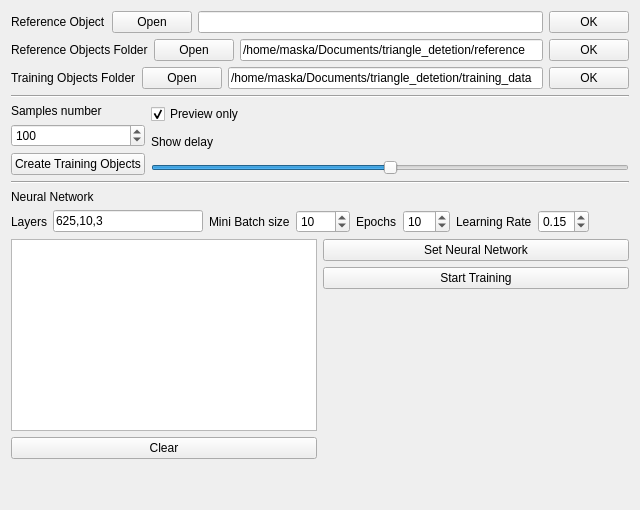
      <widget class="QWidget" name="tab_3">
       <attribute name="title">
        <string>Neural Network</string>
       </attribute>
       <layout class="QVBoxLayout" name="verticalLayout_17">
        <item>
         <layout class="QVBoxLayout" name="verticalLayout_16">
          <item>
           <layout class="QHBoxLayout" name="horizontalLayout_15">
            <property name="topMargin">
             <number>0</number>
            </property>
            <item>
             <widget class="QLabel" name="label_3">
              <property name="text">
               <string>Reference Object</string>
              </property>
             </widget>
            </item>
            <item>
             <widget class="QPushButton" name="nnOpenReferenceObjectButton">
              <property name="text">
               <string>Open</string>
              </property>
             </widget>
            </item>
            <item>
             <layout class="QVBoxLayout" name="verticalLayout_18">
              <property name="topMargin">
               <number>0</number>
              </property>
              <item>
               <widget class="QLineEdit" name="nnReferenceObjectLineEdit">
                <property name="text">
                 <string/>
                </property>
               </widget>
              </item>
             </layout>
            </item>
            <item>
             <widget class="QPushButton" name="nnOpenReferenceObjectOKButton">
              <property name="text">
               <string>OK</string>
              </property>
             </widget>
            </item>
           </layout>
          </item>
          <item>
           <layout class="QHBoxLayout" name="horizontalLayout_16">
            <property name="topMargin">
             <number>0</number>
            </property>
            <item>
             <widget class="QLabel" name="label_4">
              <property name="text">
               <string>Reference Objects Folder</string>
              </property>
             </widget>
            </item>
            <item>
             <widget class="QPushButton" name="nnOpenReferenceObjectsFolderButton">
              <property name="text">
               <string>Open</string>
              </property>
             </widget>
            </item>
            <item>
             <widget class="QLineEdit" name="nnReferenceObjectsFolderLineEdit">
              <property name="text">
               <string>/home/maska/Documents/triangle_detetion/reference</string>
              </property>
             </widget>
            </item>
            <item>
             <widget class="QPushButton" name="nnOpenReferenceObjectsFolderOKButton">
              <property name="text">
               <string>OK</string>
              </property>
             </widget>
            </item>
           </layout>
          </item>
          <item>
           <layout class="QHBoxLayout" name="horizontalLayout_17">
            <property name="topMargin">
             <number>0</number>
            </property>
            <item>
             <widget class="QLabel" name="label_5">
              <property name="text">
               <string>Training Objects Folder</string>
              </property>
             </widget>
            </item>
            <item>
             <widget class="QPushButton" name="nnOpenTrainingObjectsFolderButton">
              <property name="text">
               <string>Open</string>
              </property>
             </widget>
            </item>
            <item>
             <widget class="QLineEdit" name="nnTrainingObjectsFolderLineEdit">
              <property name="text">
               <string>/home/maska/Documents/triangle_detetion/training_data</string>
              </property>
             </widget>
            </item>
            <item>
             <widget class="QPushButton" name="nnOpenTrainingObjectsFolderOKButton">
              <property name="text">
               <string>OK</string>
              </property>
             </widget>
            </item>
           </layout>
          </item>
          <item>
           <widget class="Line" name="line_2">
            <property name="orientation">
             <enum>Qt::Horizontal</enum>
            </property>
           </widget>
          </item>
          <item>
           <layout class="QHBoxLayout" name="horizontalLayout_18">
            <property name="topMargin">
             <number>0</number>
            </property>
            <item>
             <layout class="QVBoxLayout" name="verticalLayout_20">
              <property name="leftMargin">
               <number>0</number>
              </property>
              <item>
               <widget class="QLabel" name="label_7">
                <property name="text">
                 <string>Samples number</string>
                </property>
               </widget>
              </item>
              <item>
               <widget class="QSpinBox" name="trainingSamplesNumSpinBox">
                <property name="minimum">
                 <number>0</number>
                </property>
                <property name="maximum">
                 <number>1000</number>
                </property>
                <property name="value">
                 <number>100</number>
                </property>
               </widget>
              </item>
              <item>
               <widget class="QPushButton" name="createTrainingObjectsButton">
                <property name="text">
                 <string>Create Training Objects</string>
                </property>
               </widget>
              </item>
             </layout>
            </item>
            <item>
             <layout class="QVBoxLayout" name="verticalLayout_19">
              <property name="rightMargin">
               <number>0</number>
              </property>
              <item>
               <widget class="QCheckBox" name="nnCreateTrainingSamplesPreviewCheckBox">
                <property name="text">
                 <string>Preview only</string>
                </property>
                <property name="checked">
                 <bool>true</bool>
                </property>
               </widget>
              </item>
              <item>
               <widget class="QLabel" name="label_6">
                <property name="text">
                 <string>Show delay</string>
                </property>
               </widget>
              </item>
              <item>
               <widget class="QSlider" name="createTrainingObjectsShowDelaySlider">
                <property name="maximum">
                 <number>500</number>
                </property>
                <property name="value">
                 <number>250</number>
                </property>
                <property name="orientation">
                 <enum>Qt::Horizontal</enum>
                </property>
               </widget>
              </item>
             </layout>
            </item>
           </layout>
          </item>
          <item>
           <widget class="Line" name="line_6">
            <property name="orientation">
             <enum>Qt::Horizontal</enum>
            </property>
           </widget>
          </item>
          <item>
           <layout class="QVBoxLayout" name="verticalLayout_21">
            <property name="topMargin">
             <number>0</number>
            </property>
            <property name="bottomMargin">
             <number>0</number>
            </property>
            <item>
             <layout class="QHBoxLayout" name="horizontalLayout_24">
              <property name="topMargin">
               <number>0</number>
              </property>
              <item>
               <widget class="QLabel" name="label_8">
                <property name="text">
                 <string>Neural Network</string>
                </property>
               </widget>
              </item>
             </layout>
            </item>
            <item>
             <layout class="QHBoxLayout" name="horizontalLayout_20">
              <property name="topMargin">
               <number>0</number>
              </property>
             </layout>
            </item>
            <item>
             <layout class="QHBoxLayout" name="horizontalLayout_21">
              <property name="topMargin">
               <number>0</number>
              </property>
              <item>
               <widget class="QLabel" name="label_9">
                <property name="text">
                 <string>Layers</string>
                </property>
               </widget>
              </item>
              <item>
               <widget class="QLineEdit" name="nnLayersLineEdit">
                <property name="minimumSize">
                 <size>
                  <width>150</width>
                  <height>0</height>
                 </size>
                </property>
                <property name="text">
                 <string>625,10,3</string>
                </property>
               </widget>
              </item>
              <item>
               <widget class="QLabel" name="label_10">
                <property name="text">
                 <string>Mini Batch size</string>
                </property>
               </widget>
              </item>
              <item>
               <widget class="QSpinBox" name="nnMiniBatchSizeSpinBox">
                <property name="maximum">
                 <number>1000</number>
                </property>
                <property name="value">
                 <number>10</number>
                </property>
               </widget>
              </item>
              <item>
               <widget class="QLabel" name="label_11">
                <property name="text">
                 <string>Epochs</string>
                </property>
               </widget>
              </item>
              <item>
               <widget class="QSpinBox" name="nnEpochsSpinBox">
                <property name="minimum">
                 <number>1</number>
                </property>
                <property name="maximum">
                 <number>100</number>
                </property>
                <property name="value">
                 <number>10</number>
                </property>
               </widget>
              </item>
              <item>
               <widget class="QLabel" name="label_12">
                <property name="text">
                 <string>Learning Rate</string>
                </property>
               </widget>
              </item>
              <item>
               <widget class="QDoubleSpinBox" name="nnEtaSpinBox">
                <property name="maximum">
                 <double>3.000000000000000</double>
                </property>
                <property name="singleStep">
                 <double>0.010000000000000</double>
                </property>
                <property name="value">
                 <double>0.150000000000000</double>
                </property>
               </widget>
              </item>
              <item>
               <spacer name="horizontalSpacer_2">
                <property name="orientation">
                 <enum>Qt::Horizontal</enum>
                </property>
                <property name="sizeHint" stdset="0">
                 <size>
                  <width>40</width>
                  <height>20</height>
                 </size>
                </property>
               </spacer>
              </item>
             </layout>
            </item>
            <item>
             <layout class="QHBoxLayout" name="horizontalLayout_22">
              <property name="topMargin">
               <number>0</number>
              </property>
              <item>
               <layout class="QVBoxLayout" name="verticalLayout_23">
                <item>
                 <widget class="QPlainTextEdit" name="nnLogTextEdit">
                  <property name="maximumSize">
                   <size>
                    <width>400</width>
                    <height>16777215</height>
                   </size>
                  </property>
                 </widget>
                </item>
                <item>
                 <layout class="QHBoxLayout" name="horizontalLayout_23">
                  <property name="topMargin">
                   <number>0</number>
                  </property>
                  <item>
                   <widget class="QPushButton" name="nnClearLogButton">
                    <property name="text">
                     <string>Clear</string>
                    </property>
                   </widget>
                  </item>
                 </layout>
                </item>
               </layout>
              </item>
              <item>
               <layout class="QVBoxLayout" name="verticalLayout_22">
                <item>
                 <widget class="QPushButton" name="nnSetNeuralNetworkButton">
                  <property name="text">
                   <string>Set Neural Network</string>
                  </property>
                 </widget>
                </item>
                <item>
                 <widget class="QPushButton" name="nnStartTrainingButton">
                  <property name="text">
                   <string>Start Training</string>
                  </property>
                  <property name="checkable">
                   <bool>true</bool>
                  </property>
                  <property name="checked">
                   <bool>false</bool>
                  </property>
                 </widget>
                </item>
                <item>
                 <spacer name="verticalSpacer_9">
                  <property name="orientation">
                   <enum>Qt::Vertical</enum>
                  </property>
                  <property name="sizeHint" stdset="0">
                   <size>
                    <width>20</width>
                    <height>40</height>
                   </size>
                  </property>
                 </spacer>
                </item>
                <item>
                 <spacer name="horizontalSpacer_4">
                  <property name="orientation">
                   <enum>Qt::Horizontal</enum>
                  </property>
                  <property name="sizeHint" stdset="0">
                   <size>
                    <width>40</width>
                    <height>20</height>
                   </size>
                  </property>
                 </spacer>
                </item>
               </layout>
              </item>
             </layout>
            </item>
           </layout>
          </item>
          <item>
           <spacer name="verticalSpacer_8">
            <property name="orientation">
             <enum>Qt::Vertical</enum>
            </property>
            <property name="sizeHint" stdset="0">
             <size>
              <width>20</width>
              <height>40</height>
             </size>
            </property>
           </spacer>
          </item>
         </layout>
        </item>
       </layout>
      </widget>
